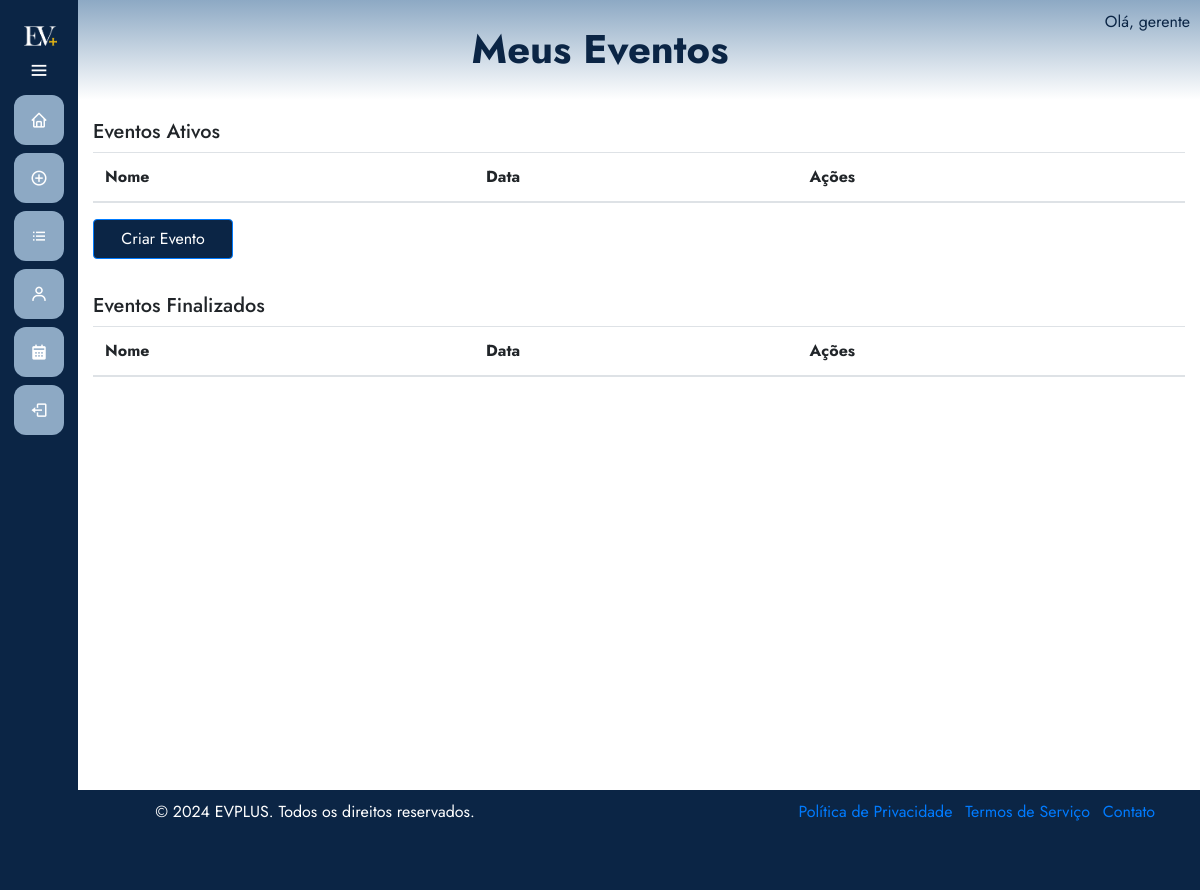
Before: /eventos/meuseventos/ (signed in) with the older database file.
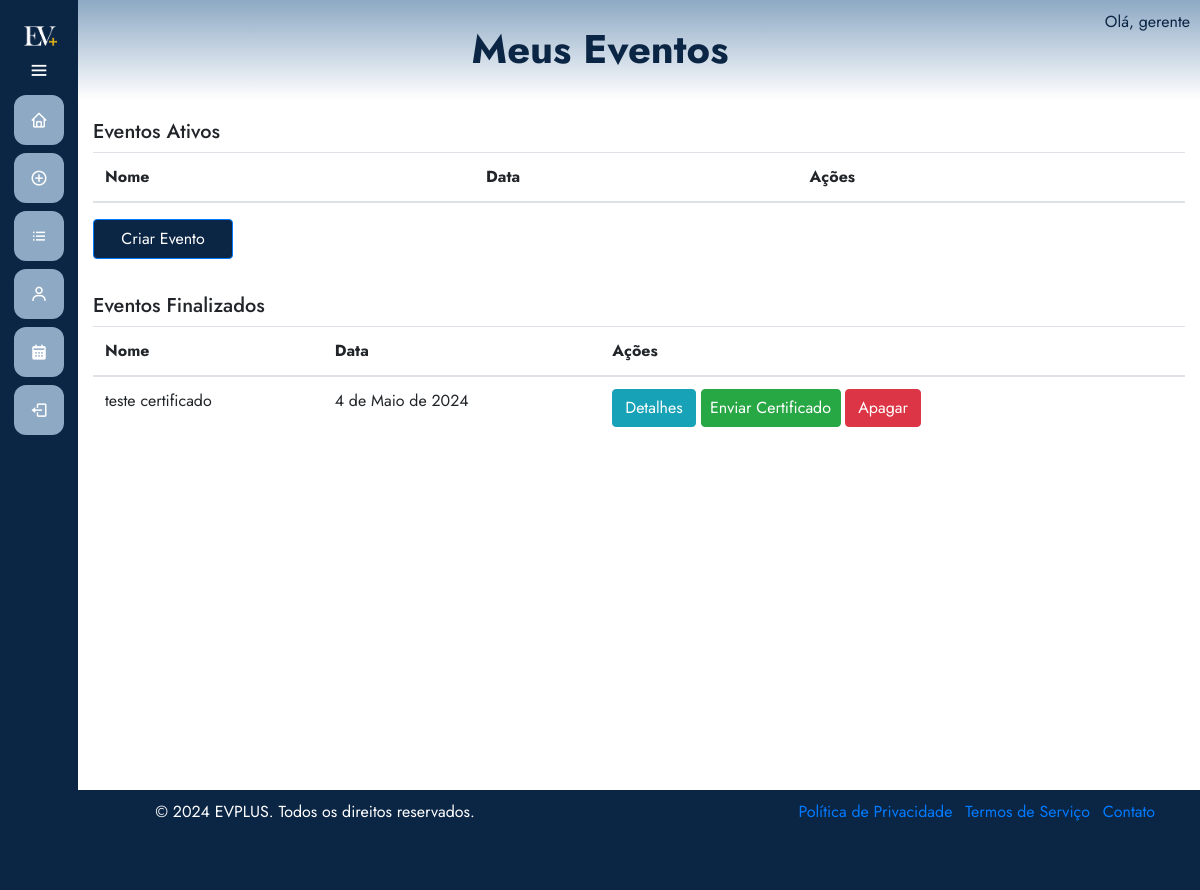
After: the same page with the newer database file.
### eventos/models.py (models this page shows, shortened)
class Evento(models.Model):
    user = models.ForeignKey(User, on_delete=models.CASCADE)
    clients = models.ManyToManyField(User, through='Inscricao', related_name='eventos')
    name = models.CharField(max_length=100)
    description = models.TextField()
    local = models.CharField(max_length=100)
    date = models.DateField()
    time = models.TimeField()
    category = models.CharField(max_length=100)
    banner = models.ImageField(null=True, blank=True, upload_to='banners/')
    limite_inscricoes = models.PositiveIntegerField(null=True, blank=True, verbose_name="Limite de Inscrições")
    finalizado = models.BooleanField(default=False)
    certificados = models.ManyToManyField(User, through='Certificado', related_name='eventos_certificados')

### eventos/views.py (the view)
# urls.py: path('meuseventos/', views.listarEventos, name='meuseventos'),
@login_required
@permission_required('eventos.add_evento', raise_exception=True)
def listarEventos(request):
    exibir_sidebar = True
    eventos_ativos = Evento.objects.filter(user=request.user, finalizado=False)
    eventos_finalizados = Evento.objects.filter(user=request.user, finalizado=True)
    return render(request, 'meusEventos.html', {'eventos': eventos_ativos, 'finalizarEvento': eventos_finalizados, 'exibir_sidebar': exibir_sidebar})

### eventos/templates/meuseventos.html (shortened to what this page needs)
{% extends 'base.html' %}
{% load static %}
{% block 'head' %}
    <link rel="stylesheet" href="{% static 'eventos/css/meuseventos.css' %}">
{% endblock %}
{% block 'dashboard' %}
    <div class="container">
        <div class="row">
            <div class="col-md-12">
                <h5>Eventos Ativos</h5>
                <table class="table">
                    <thead>
                        <tr>
                            <th>Nome</th>
                            <th>Data</th>
                            <th>Ações</th>
                        </tr>
                    </thead>
                </table>
            </div>
        </div>
    </div>
    <div class="container">
        <div class="row">
            <div class="col-md-12">
                <a href="{% url 'eventos:eventos' %}" class="btn btn-primary">Criar Evento</a>
            </div>
        </div>
    </div>
    <div class="container">
        <div class="row">
            <div class="col-md-12">
                <h5>Eventos Finalizados</h5>
                <table class="table">
                    <thead>
                        <tr>
                            <th>Nome</th>
                            <th>Data</th>
                            <th>Ações</th>
                        </tr>
                    </thead>
                    <tbody>
                        {% for evento in finalizarEvento %}
                            <tr>
                                <td>{{ evento.name }}</td>
                                <td>{{ evento.date }}</td>
                                <td>
                                    <a href="{% url 'eventos:detalhes_evento' evento.id %}" class="btn btn-info">Detalhes</a>
                                    {% if request.user == evento.user %}
                                    <a href="{% url 'eventos:enviar_certificado' evento.id %}" class="btn btn-success">Enviar Certificado</a>
                                    {% endif %}
                                    <a href="#" onclick="confirmarApagar('{{ evento.id }}')" class="btn btn-danger">Apagar</a>
                                </td>
                            </tr>
                        {% endfor %}
                    </tbody>
                </table>
            </div>
        </div>
    </div>
{% endblock %}

Changed rows visible on the page:
added Evento: name "teste certificado", date "4 de Maio de 2024", shows "Enviar Certificado"
